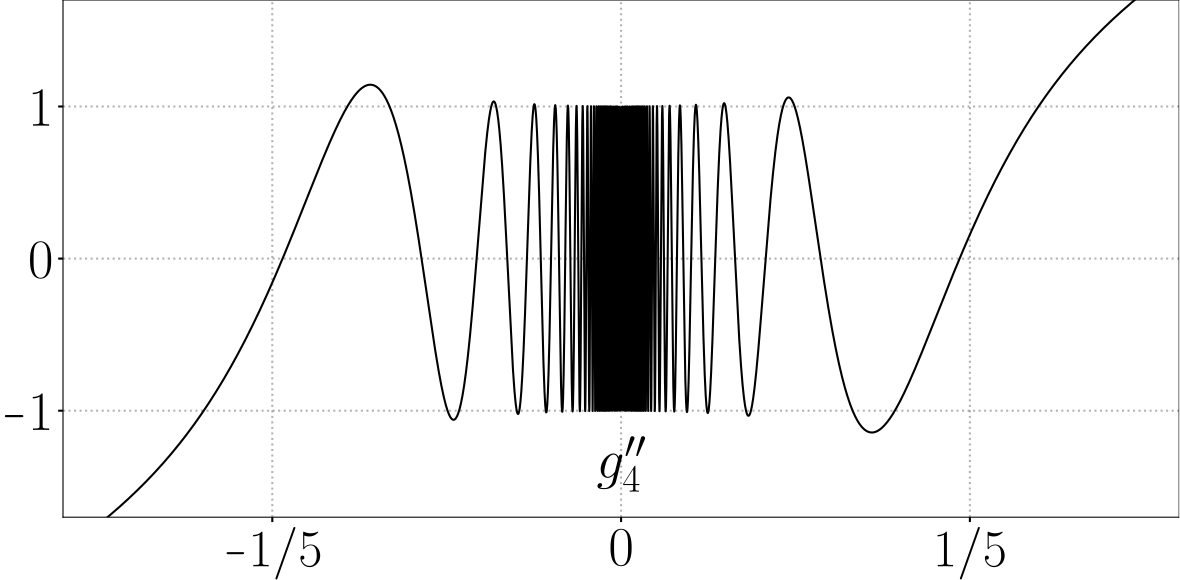

The Python source for this figure:
import numpy as np, matplotlib.pyplot as plt, matplotlib.transforms as transforms
from matplotlib import rcParams
from pathlib import Path

rcParams['font.size'] = 40
rcParams['text.usetex'] = True
rcParams['text.latex.preamble'] = r'\usepackage{amsfonts} \DeclareMathSymbol{\shortminus}{\mathbin}{AMSa}{"39}'

fig = plt.figure(figsize=(13, 7))
ax = fig.add_subplot()
ax.set_xlim(-0.32, 0.32)
ax.set_ylim(-1.7, 1.7)

x = np.linspace(-0.32, 0.32, 100000)
y = (12 * x**2 - 1) * np.sin(1 / x) - 6 * x * np.cos(1 / x)

ax.plot(x, y, linewidth=1.5, color='black')

ax.grid(color='black', alpha=0.3, linewidth=1.5, linestyle=':')

ax.annotate(
    xy=(0, -1.35),
    text="$g_4''$",
    fontsize=40,
    ha='center',
    va='center'
)

ax.set_xticks([-0.2, 0, 0.2], labels=[r'$\shortminus 1/5$', '$0$', '$1/5$'])
ax.set_yticks([-1, 0, 1], labels=[r'$\shortminus 1$', '$0$', '$1$'])

for tick in ax.get_xticklabels()[::2]:
    tick.set_fontsize(38)

ax.xaxis.set_tick_params(width=1.5)
ax.yaxis.set_tick_params(width=1.5)

plt.tight_layout()

plt.savefig(Path(__file__).with_suffix('.pdf'), format="pdf", bbox_inches="tight", pad_inches=0)
